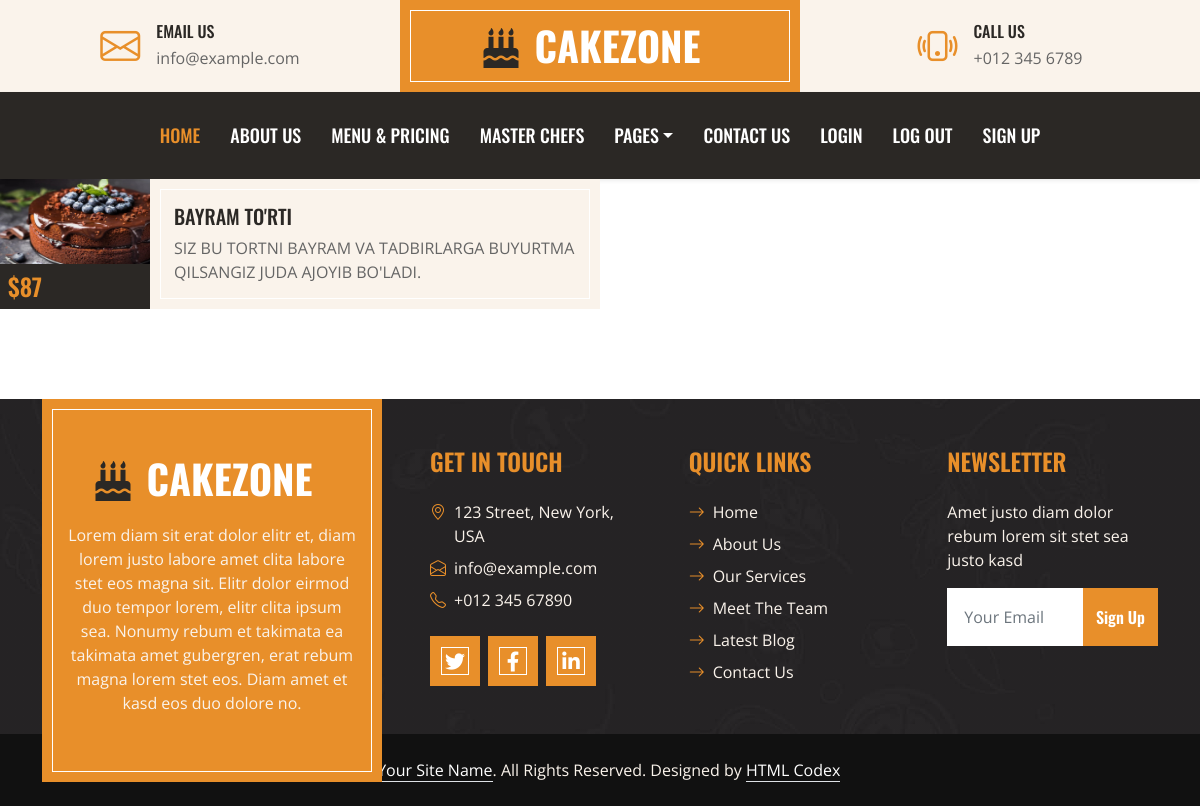
Screenshot of /ones/1 with the database file from the repository.
### blog/models.py (models this page shows, shortened)
class One(models.Model):
    name = models.CharField(max_length=300)
    bio = models.TextField()
    price = models.IntegerField()
    img = models.ImageField(upload_to='index/img')

### blog/views.py (the view)
# urls.py: path('ones/<int:id>', onesdetailview, name='onesDetail'),
def onesdetailview(request,id):
    try:
        ones=One.objects.get(id=id)
        context = {
            "ones":ones
        }
    except ones.DoesNotExist:
        raise Http404("No ones found")
    return render(request,"ones_Detail.html",context=context)

### templates/ones_detail.html
{% extends 'base.html' %}
{% load static %}
{% block content %}
  <div class="col-lg-6">
                                <div class="d-flex h-100">
                                    <div class="flex-shrink-0">
                                        <img class="img-fluid" src="{{ones.img.url}}" alt="" style="width: 150px; height: 85px;">
                                        <h4 class="bg-dark text-primary p-2 m-0">${{ones.price}}</h4>
                                    </div>
                                    <div class="d-flex flex-column justify-content-center text-start bg-secondary border-inner px-4">
                                        <h5 class="text-uppercase">{{ones.name}}</h5>
                                        <span>{{ones.bio}}</span>
                                    </div>
                                </div>
                            </div>
{% endblock content %}

### static/css/style.css (style rules this page uses)
:root { --primary: #E88F2A; --secondary: #FAF3EB; --light: #FFFFFF; --dark: #2B2825; }
h3, h4, .font-weight-semi-bold { font-weight: 600 !important; }
h5, h6, .font-weight-medium { font-weight: 500 !important; }
.border-inner { position: relative; }
.border-inner * { position: relative; z-index: 1; }
.border-inner::before { position: absolute; content: ""; top: 10px; right: 10px; bottom: 10px; left: 10px; background: none; border: 1px solid var(--light); z-index: 0; }

### rows the page displays
One: img (picture), price "87", name "BAYRAM TO'RTI", bio "SIZ BU TORTNI BAYRAM VA TADBIRLARGA BUYURTMA QILSANGIZ JUDA AJOYIB BO'LADI."
